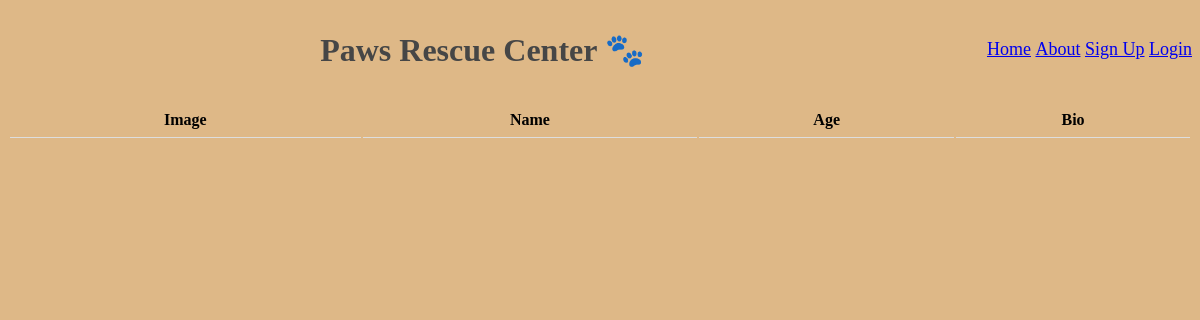
Before: / with the older database file.
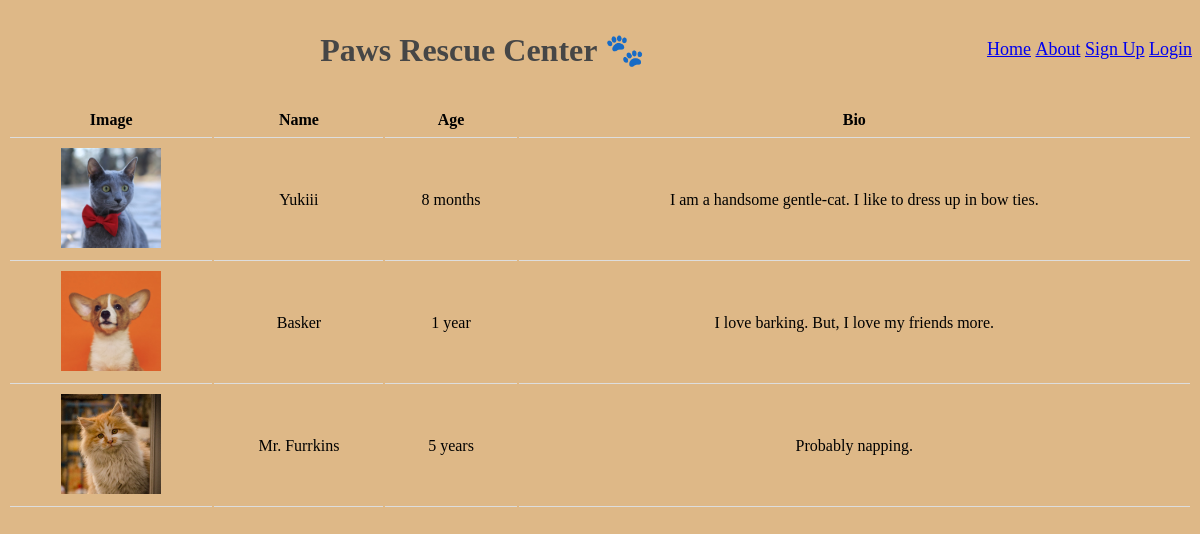
After: the same page with the newer database file.
### app.py (models this page shows)
class Pet(db.Model):
    id = db.Column(db.Integer, primary_key=True)
    name = db.Column(db.String, unique=True)
    age = db.Column(db.String)
    bio = db.Column(db.String)
    posted_by =  db.Column(db.String, db.ForeignKey('user.id'))

### app.py (the view)
@app.route("/")
def home():
    pets = Pet.query.all()
    return render_template("home.html", pets = pets)

### templates/home.html (shortened to what this page needs)
{% extends "base.html" %}
{% block heading %}
<center>Paws Rescue Center 🐾</center>
{% endblock %}
{% block content%}
  <table>
    <tr>
      <th>Image</th>
      <th>Name</th>
      <th>Age</th>
      <th>Bio</th>
    </tr>
    {% for pet in pets %}
    <tr>
        <td >
            <a href="{{url_for('pet_details', pet_id = pet.id)}}">
                <img src= "{{url_for('static', filename = pet.id|string+".jpg")}}" height="100" >
            </a>
        </td>
        <td>{{ pet.name }}</td>
        <td>{{ pet.age }}</td>
        <td>{{ pet.bio }}</td>
    </tr>
    {% endfor %}
  </table>
{% endblock %}

### templates/base.html (shortened to what this page needs)
<!DOCTYPE html>
<html lang="en">
<head>
    <link rel="stylesheet" href="{{url_for('static', filename='style.css')}}" />
</head>
<body>
    <div>
        <ul style="list-style-type: none;float: right;font-size: large;">
            <li style="display:inline"><a href="{{url_for('home')}}">Home</a></li>
            <li style="display:inline"><a href="{{url_for('about')}}">About</a></li>
            {% if 'user' in session %}
            <li style="display:inline"><a href="{{url_for('logout')}}">Log out</a></li>
            {% else %}
            <li style="display:inline"><a href="{{url_for('signup')}}">Sign Up</a></li>
            <li style="display:inline"><a href="{{url_for('login')}}">Login</a></li>
            {% endif %}
        </ul>
    </div>
    <h1 id="title"> {% block heading %} {% endblock %} </h1>
    <div id="content">
        {% block content %} {% endblock %}
    </div>
</body>
</html>

### static/style.css (style rules this page uses)
#title { padding: 10px; color: #464646; }
body { background: burlywood; }
table { width: 100%; text-align: center; }
th, td { padding: 8px; border-bottom: 1px solid #ddd; }

Changed rows visible on the page:
added Pet: shows a picture, name "Yukiii", age "8 months", bio "I am a handsome gentle-cat. I like to dress up in bow ties."
added Pet: shows a picture, name "Basker", age "1 year", bio "I love barking. But, I love my friends more."
added Pet: shows a picture, name "Mr. Furrkins", age "5 years", bio "Probably napping."
